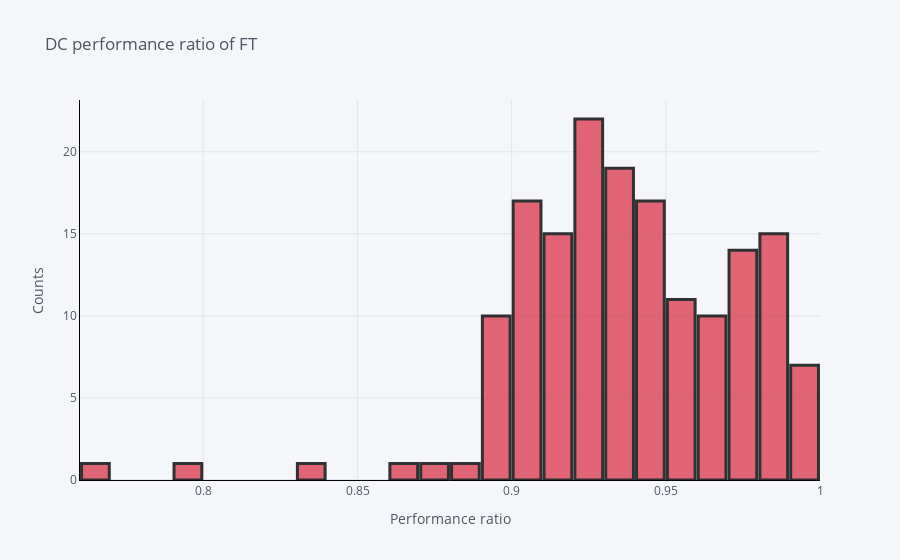

Notebook cell for this chart:
### Code cell
DC_performance_ratio_FT = pd.DataFrame(((solar_data_1['DC_power_FT']*1000)/(solar_data_1['G-POA- FT-25']*53680)))
solar_data_1['DC_performance_ratio_FT'] = DC_performance_ratio_FT
filtered_DC_PR_FT = pd.DataFrame(solar_data_1['DC_performance_ratio_FT'].dropna())
Performance_ratio_DC_FT = filtered_DC_PR_FT[filtered_DC_PR_FT > 0].dropna()
Performance_ratio_DC_FT_initial = Performance_ratio_DC_FT[Performance_ratio_DC_FT < 1.02].dropna()
solar_data_1['Performance_ratio_DC_FT_initial'] = Performance_ratio_DC_FT_initial
final_DC_performance_ratio_FT = pd.DataFrame(solar_data_1.groupby(['year', 'month', 'day'])['Performance_ratio_DC_FT_initial'].mean())
final_DC_performance_ratio_FT.dropna().iplot(theme = 'pearl',kind = 'hist', fontcolor = 'Red', 
                                                         xTitle = 'Performance ratio',
                                                         yTitle = 'Counts', 
                                                         title = 'DC performance ratio of FT', 
                                                         linecolor = 'Black',
                                                         bargap = 0.1, 
                                                          histnorm = '', 
                                                         orientation = 'v', color='red', width=3)

### Figure 1 — Plotly figure (JSON) as saved in the notebook; plotly's stock layout.template omitted (floating-point values rounded to 4 significant figures; data arrays with more than 128 entries replaced by an {"elided": "..."} marker saying what was removed)
{"data": [{"histfunc": "count", "histnorm": "", "marker": {"color": "rgba(219, 64, 82, 1.0)", "line": {"color": "#000000", "width": 3}}, "name": "Performance_ratio_DC_FT_initial", "opacity": 0.8, "orientation": "v", "type": "histogram", "x": {"elided": "163 float values"}}], "layout": {"bargap": 0.1, "barmode": "overlay", "legend": {"bgcolor": "#F5F6F9", "font": {"color": "#4D5663"}}, "paper_bgcolor": "#F5F6F9", "plot_bgcolor": "#F5F6F9", "title": {"font": {"color": "#4D5663"}, "text": "DC performance ratio of FT"}, "xaxis": {"gridcolor": "#E1E5ED", "linecolor": "Black", "showgrid": true, "tickfont": {"color": "#4D5663"}, "title": {"font": {"color": "#4D5663"}, "text": "Performance ratio"}, "zerolinecolor": "#E1E5ED"}, "yaxis": {"gridcolor": "#E1E5ED", "linecolor": "Black", "showgrid": true, "tickfont": {"color": "#4D5663"}, "title": {"font": {"color": "#4D5663"}, "text": "Counts"}, "zerolinecolor": "#E1E5ED"}}}
